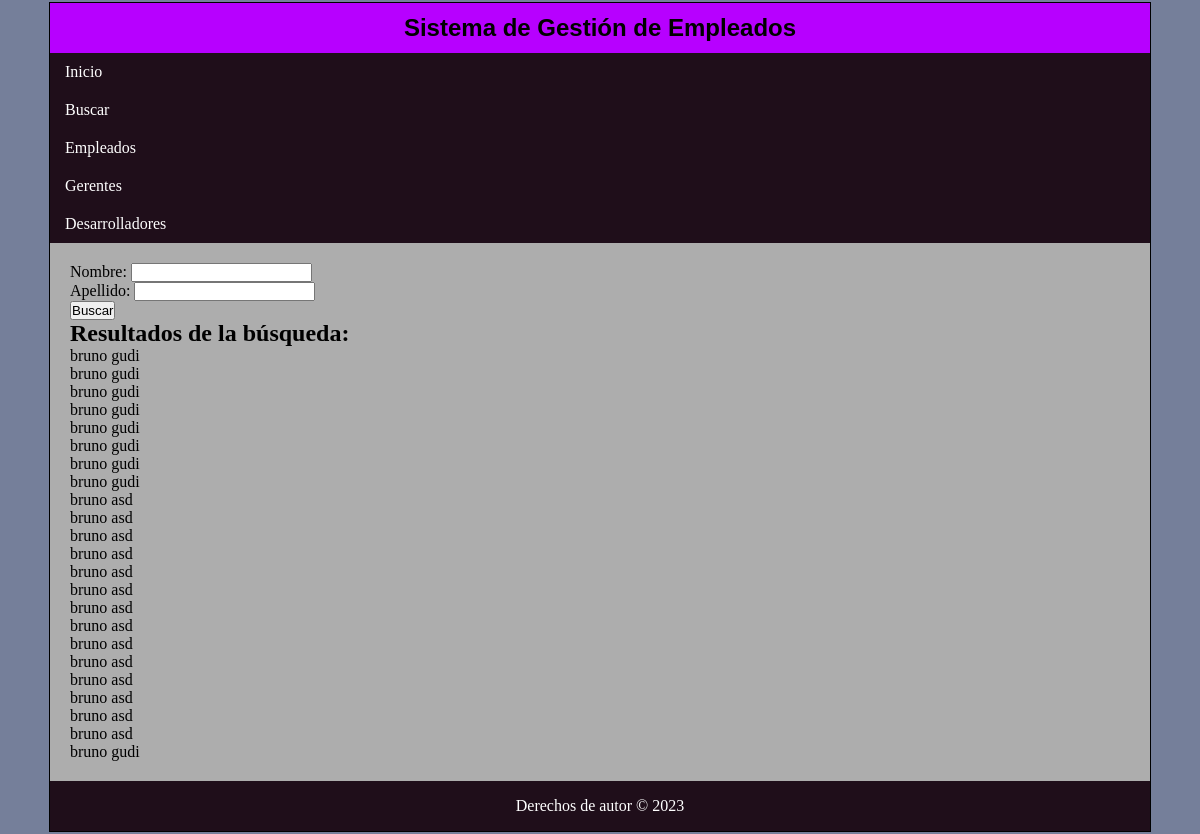
The app's page /empleados/search/, older data.
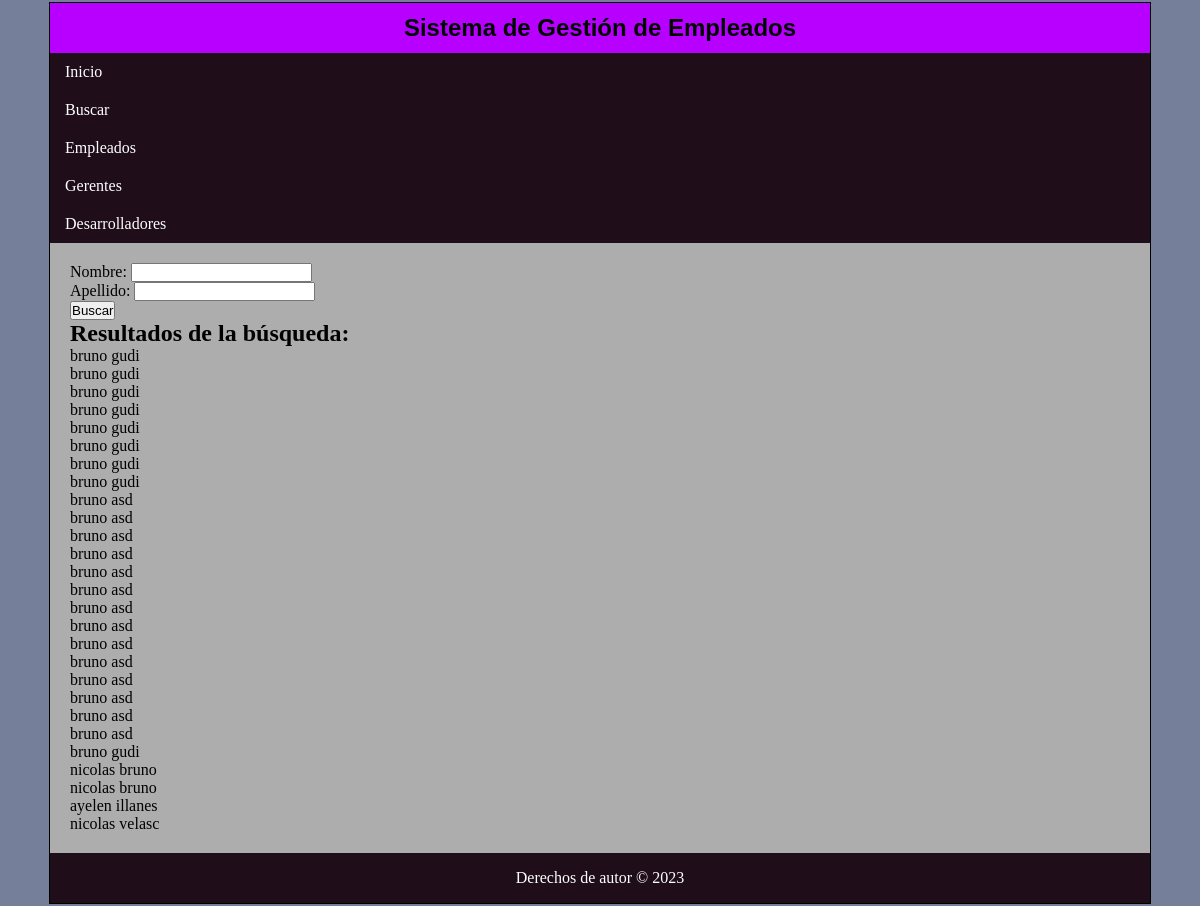
The same page, newer data.
### empleados/models.py (models this page shows, shortened)
class Empleado(models.Model):
    nombre = models.CharField(max_length=100)
    apellido = models.CharField(max_length=100)
    salario = models.DecimalField(max_digits=8, decimal_places=2)
    def obtener_nombre_completo(self):
        return f"{self.nombre} {self.apellido}"

### empleados/views.py (the view)
# urls.py: path('search/', views.search, name='search'),
def search(request):
    form = BusquedaForm(request.GET)
    resultados = []
    if form.is_valid():
        nombre = form.cleaned_data['nombre']
        apellido = form.cleaned_data['apellido']
        empleados = Empleado.objects.filter(nombre__icontains=nombre, apellido__icontains=apellido)
        gerentes = Gerente.objects.filter(nombre__icontains=nombre, apellido__icontains=apellido)
        desarrolladores = Desarrollador.objects.filter(nombre__icontains=nombre, apellido__icontains=apellido)
        resultados.extend(empleados)
        resultados.extend(gerentes)
        resultados.extend(desarrolladores)
    return render(request, 'empleados/search_form.html', {'form': form, 'resultados': resultados})

### empleados/forms.py
class BusquedaForm(forms.Form):
    nombre = forms.CharField(label='Nombre', required=False)
    apellido = forms.CharField(label='Apellido', required=False)

### empleados/templates/empleados/search_form.html
{% extends 'empleados/base.html' %}
{% block content %}
<form method="get" action="{% url 'empleados:search' %}">
    {{ form.as_p }}
    <button type="submit">Buscar</button>
</form>
{% if resultados %}
    <h2>Resultados de la búsqueda:</h2>
    <ul>
    {% for resultado in resultados %}
        <li>{{ resultado.nombre }} {{ resultado.apellido }} </li>
    {% endfor %}
    </ul>
{% else %}
    <p>No se encontraron resultados.</p>
{% endif %}
{% endblock %}

Row changes from the older to the newer data that the page shows:
added Empleado: nombre "nicolas", apellido "bruno"
added Empleado: nombre "nicolas", apellido "bruno"
added Empleado: nombre "ayelen", apellido "illanes"
added Empleado: nombre "nicolas", apellido "velasc"
